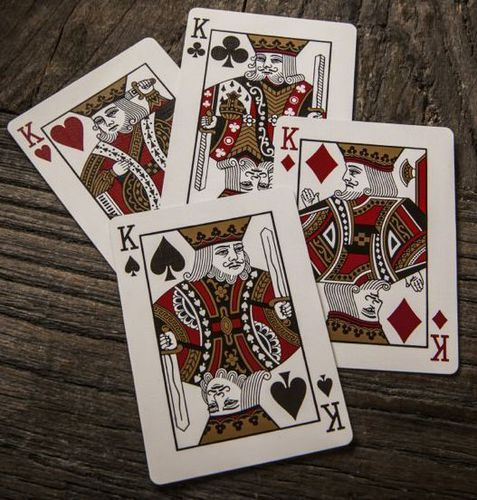
#> input picture Resources/cards.jpg, 477 x 500 px, given in place of the camera
$ python Lesson_2.py
#> lines starting #> are read from the running program, lines starting #| are printed output that depends on the picture; after the words box and inside, x2 and y2 are one past the last pixel; in counts of white or black regions, pixels touching at a corner belong together
# Project 1 Virtual Paint

##################################Steps################################################################################
# Step = 1, We have to enbale the webcam and check whether its working or not
# Step = 2, Using Color_picker tool decide the Max and Min Hue, Sat and Val values and store them mycolor list
# It will let us know the region where we have to define the contour
# Step = 3, We make a copy of our original img to draw on. We have to make a function that draw the contour aroung our mask and return the Pen nib coordinates
# After that we call getContour function inside the 'findcolor' function and draw a filled circle at the location
# of pen nib point
# We store the different coordinates of pen nib points in a list called myPoints as
# These points will be return value of our findColor function
# Step = 4 Define a drawOnCanvas function to drwa the different points on the canvas excrated from myPoints list

# Importing Libraries
import cv2
import numpy as np

# Setting Webcame Window
cap = cv2.VideoCapture(0)  # 0 is the id for defualt camera
cap.set(3,640)             # 3 is the id for width
cap.set(4,480)             # 4 is the id for heigth
cap.set(10,100)            # 10 is the id for brightness

# List of color_picker output values [[h_min,s_min,v_min,h_max,s_max,v_max]]
mycoloros = [[76, 172, 40, 179, 255, 255]]

# Empty list of points that will be drawn on the canvas
mypoints = []   #[x,y,]

# Function for creating mask and returing the pen nib coordinats using contor function
def findcolor(img,mycolors):
    imgHSV = cv2.cvtColor(img,cv2.COLOR_BGR2HSV)            # Converting Img to HSV
    newPoints = []
    lower = np.array(mycolors[0][0:3])                      # Lower bound values of Hue, Sat, Val
    upper = np.array(mycolors[0][3:6])                      # Upper bound values of Hue, Sat, Val
    mask = cv2.inRange(imgHSV, lower, upper)
    x,y = getContours(mask)                                 # Cordinates of Pen tip
    cv2.circle(imgResult,(x,y),10,(255,255,0),cv2.FILLED)   # Drawing Filled Circle on the pen nib
    if x!=0 and y!= 0:
        newPoints.append([x,y])                             # Appending the nib coordinates to list
    return newPoints
    #cv2.imshow("Mask",mask)

def getContours(img):
    contours, hierarchy = cv2.findContours(img,cv2.RETR_EXTERNAL,cv2.CHAIN_APPROX_NONE)
    x,y,w,h = 0,0,0,0
    for cnt in contours:
        area = cv2.contourArea(cnt)
        if area>500:
            cv2.drawContours(imgResult,cnt,-1,(0,0,255),2) # Drawing Results on the img 'ImgResults'
            perimeter  = cv2.arcLength(cnt, True)          # True means our geometry is closed

            # Bounding box around shapes
            approx = cv2.approxPolyDP(cnt, 0.02 * perimeter, True)
            x, y, w, h = cv2.boundingRect(approx)          # Returning the origin coordinates and width and height of the contour
            # will return the nib coordinates
    return x+w//2, y

# Function to draw the points as circle on the canvas
def drawOnCanvas(mypoints):
    for point in mypoints:
        cv2.circle(imgResult, (point[0], point[1]), 10, (255, 255, 0), cv2.FILLED)

while True:
    success ,img = cap.read()                   # Reading the image using webcam, this image is used to create mask
#> img is the input picture: shape (500, 477, 3); mean B, G, R 88.1, 96.6, 109.6
                                                # Success return a boolean whether the images is captured or not
    img = cv2.flip(img, 1)                      # Inverting the camera
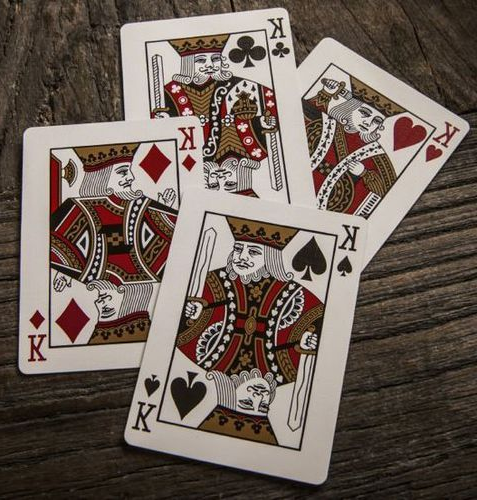
#> img: shape (500, 477, 3); mean B, G, R 88.1, 96.6, 109.6
    imgResult = img.copy()                      # Making a copy of the original image to draw the results
    newPoints = findcolor(img, mycoloros)       # Calling FindColor function to get the pen nib coordinates each time we move the pen
#> in findcolor, `imgHSV = cv2.cvtColor(img,cv2.COLOR_BGR2HSV)`: imgHSV: shape (500, 477, 3); mean H, S, V 21.2, 75.8, 109.6
#> in findcolor, `mask = cv2.inRange(imgHSV, lower, upper)`:
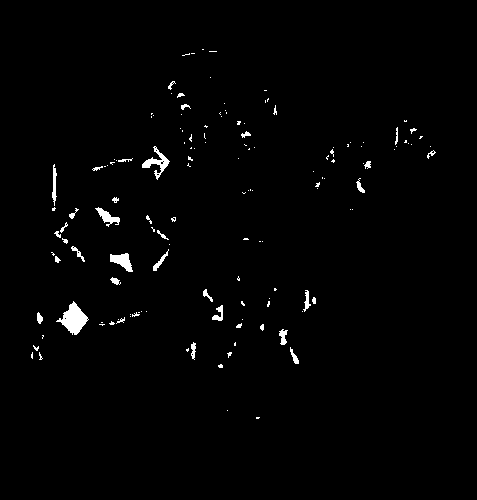
#> mask: shape (500, 477); 1.3% white; 142 white regions (104 under 20 px)
#> in getContours, `contours, hierarchy = cv2.findContours(img,cv2.RETR_EXTERNAL,cv2.CHAIN..`: contours = 142 contours, 123 with area under 20; largest, box (x1, y1, x2, y2) and area: (56, 301, 89, 335) 493, (142, 146, 170, 180) 234, (110, 253, 133, 272) 208, (95, 207, 120, 227) 150, (52, 164, 57, 206) 78
#> the loop in getContours, `for cnt in contours:` made 142 passes
#> area on passes 8, 11, 13, 26, 30, 33, 36, 37, 39, 42, 44, 45: 44, 41.5, 65, 36.5, 64, 493, 51, 32, 33.5, 208.5, 61, 41
#> in findcolor, `x,y = getContours(mask)`: x = 0
#> in findcolor, `cv2.circle(imgResult,(x,y),10,(255,255,0),cv2.FILLED)`: imgResult: shape (500, 477, 3); 0.04% of pixels changed, all inside (x1, y1, x2, y2) = (0, 0, 11, 11)
#> newPoints = []
    if len(newPoints)!=0:
        for newP in newPoints:
            mypoints.append(newP)
    if len(mypoints)!=0:
        drawOnCanvas(mypoints)                  # Drawing the points
    cv2.imshow("webcam_video",imgResult)        # Showing the results in real time

    if cv2.waitKey(1) and 0xFF == ord('q'):
#> (key q is pressed here)
        break
